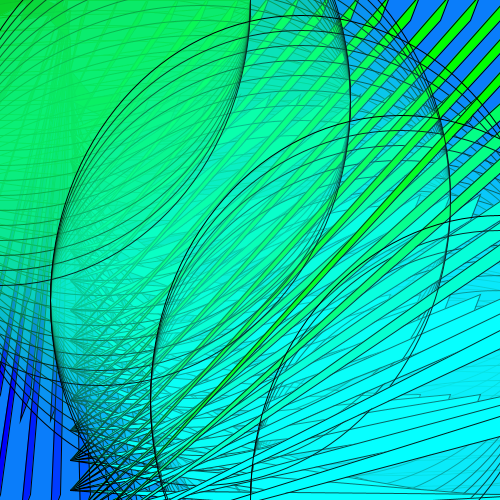
Frame 1 (no input)
Frame 60 (the mouse pressed at the canvas centre just before this capture): identical to frame 1, image omitted
Frame 120 (the mouse held since frame 60 and released just before this capture): identical to frame 1, image omitted

The Processing sketch that drew this single still picture (run headless with seeded random() and noise(); from frame 60 on, the mouse is pressed at the canvas centre):

// Processing sketch: processing_27047
// ── processing_27047.pde

void setup(){
  size(500,500);
}

void draw(){
  background(10,125,250);
  
  for(int i=0; i<600; i = i + 30){
  for(int j=0; j<600; j = j + 100){
    fill(0,i,j);
    triangle(i-10,j+20,i,j-6,70,i-20);
    
    fill(10,i,j,15);
    ellipse(j,j,500,i);
   
   
  }
  }
}
